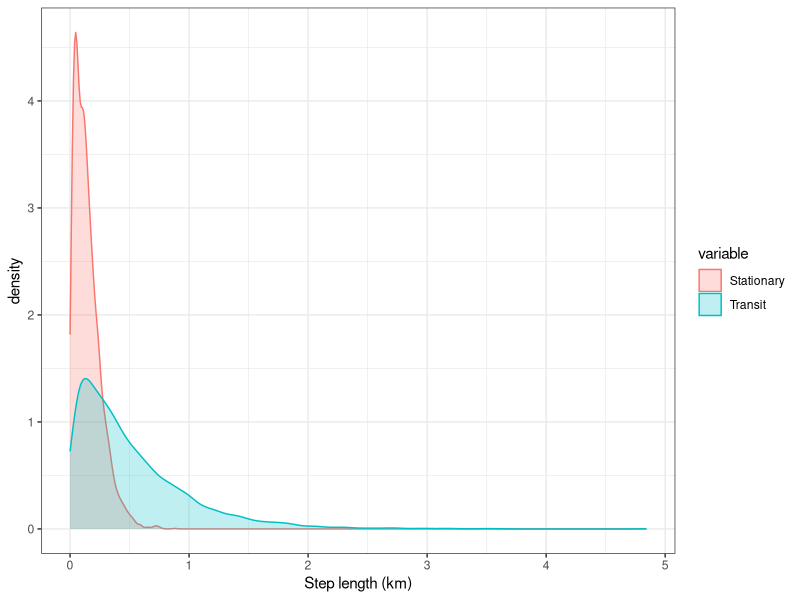
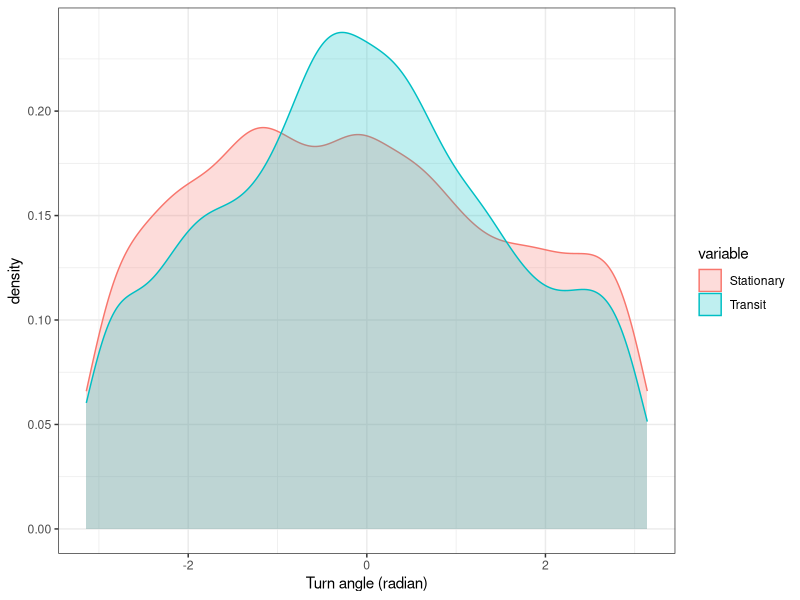
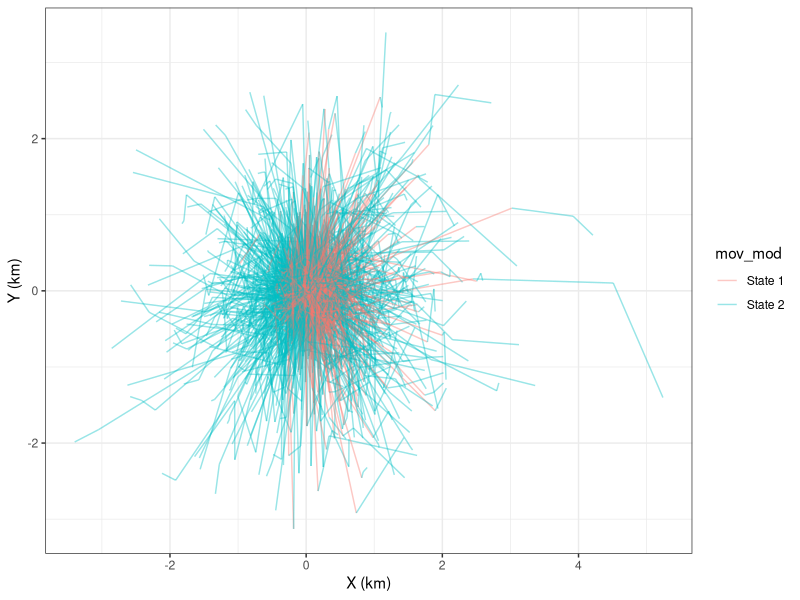

Write the R code that produced these figures, in order.
# Sara Williams
# 2/22/2016; 
# Generate figures from parameter estimates from models formulated after code from Morales et al. 2004
#   and run in JAGS.
################################################################################

#  Load packages
library(circular)
library(reshape)
library(ggplot2)
library(dplyr)

################################################################################
#  Parameter estimates from "double switch" model ouput
#  Check out just the steps and turning angles.
#   rweibull(n, shape, scale = 1)
#   rwrappedcauchy(n, mu = circular(0), rho = exp(-1), control.circular=list())

#   Make steps from state 1
steps_1 <-rweibull(5000, 1.287852, 0.154374)
#   Make turning angles from state 1
theta_1 <- rwrappedcauchy(5000, -0.72212,  0.07696)
theta_1[theta_1>pi]=theta_1[theta_1>pi]-2*pi
#   Make steps from state 2
steps_2 <-rweibull(5000,  1.117634, 0.53264)
#   Make turning angles from state 2
theta_2 <- rwrappedcauchy(5000, -0.19032,  0.22263)
theta_2[theta_2>pi]=theta_2[theta_2>pi]-2*pi
#   Dataframe for steps
steps_df_tmp <- as.data.frame(cbind(steps_1, steps_2))
names(steps_df_tmp)[1] <- "Stationary"
names(steps_df_tmp)[2] <- "Transit"
steps_df <- melt(steps_df_tmp)
#   Figure of step lengths distribution from state 1 and state 2
compare_steps <- ggplot(steps_df) + 
                   geom_density(aes(x = value, colour = variable, fill = variable), alpha = .25) +
                     xlab("Step length (km)") +
                     theme_bw()
compare_steps
#   Dataframe for turning anlges
angles_df_tmp <- as.data.frame(cbind(theta_1, theta_2))
names(angles_df_tmp)[1] <- "Stationary"
names(angles_df_tmp)[2] <- "Transit"
angles_df <- melt(angles_df_tmp)
#   Figure of turning angle distribution from state 1 and state 2
compare_angles <- ggplot(angles_df) + 
                      geom_density(aes(x = value, colour = variable, fill = variable), alpha = .25) +
                      xlab("Turn angle (radian)") +
                      theme_bw()
compare_angles

#  Generate many simulations of N steps of movement from state 1 and state 2
#   Number of simulations
sims <- 1000
#   Length of walk
N <- 3
#   Matrix to hold state 1 simulations
mat_X_1 <- matrix(nrow=N, ncol = sims)
mat_Y_1 <- matrix(nrow=N, ncol = sims)
for(j in 1: sims){
   # make distributed steps
   steps_sim_1 <-rweibull(N, 1.287852, 0.154374)
   # make clustered turning angles
   theta_sim_1 <- rwrappedcauchy(N, -0.72212,  0.07696)
   theta_sim_1[theta_sim_1>pi]=theta_sim_1[theta_sim_1>pi]-2*pi
   # cumulative angle (absolute orientation)
   phi_sim_1 <- cumsum(theta_sim_1)
   # step length components
   dX_sim_1 <- steps_sim_1*cos(phi_sim_1)
   dY_sim_1 <- steps_sim_1*sin(phi_sim_1)
   # actual X-Y values
   X_sim_1 <- as.matrix(cumsum(dX_sim_1))
   Y_sim_1 <- as.matrix(cumsum(dY_sim_1))
   mat_X_1[,j] <- X_sim_1
   mat_Y_1[,j] <- Y_sim_1
}
#   Matrix to hold state 2 simulations
mat_X_2 <- matrix(nrow=N, ncol = sims)
mat_Y_2 <- matrix(nrow=N, ncol = sims)
for(j in 1: sims){
   # make distributed steps
   steps_sim_2 <-rweibull(N, 1.117634, 0.53264)
   # make clustered turning angles
   theta_sim_2 <- rwrappedcauchy(N,  -0.19032,  0.22263)
   theta_sim_2[theta_sim_2>pi]=theta_sim_2[theta_sim_2>pi]-2*pi
   # cumulative angle (absolute orientation)
   phi_sim_2<- cumsum(theta_sim_2)
   # step length components
   dX_sim_2 <- steps_sim_2*cos(phi_sim_2)
   dY_sim_2 <- steps_sim_2*sin(phi_sim_2)
   # actual X-Y values
   X_sim_2 <- as.matrix(cumsum(dX_sim_2))
   Y_sim_2 <- as.matrix(cumsum(dY_sim_2))
   mat_X_2[,j] <- X_sim_2
   mat_Y_2[,j] <- Y_sim_2
}
#   Data from for locations in state 1 movement mode.
df_X_1_tmp <- as.data.frame(mat_X_1)
df_Y_1_tmp <- as.data.frame(mat_Y_1)
df_X_1 <- melt(df_X_1_tmp)
df_Y_1 <- melt(df_Y_1_tmp)
df_XY_1_tmp <- cbind(df_X_1 , df_Y_1)
names(df_XY_1_tmp) <- c("walk_num", "X", "walk_num_rep", "Y")
df_XY_1 <- df_XY_1_tmp %>%
               dplyr::select(walk_num, X, Y) %>%
               mutate(mov_mod = "State 1")
#   Data from for locations in state 2 movement mode.
df_X_2_tmp <- as.data.frame(mat_X_2)
df_Y_2_tmp <- as.data.frame(mat_Y_2)
df_X_2 <- melt(df_X_2_tmp)
df_Y_2 <- melt(df_Y_2_tmp)
df_XY_2_tmp <- cbind(df_X_2 , df_Y_2)
names(df_XY_2_tmp) <- c("walk_num", "X", "walk_num_rep", "Y")
df_XY_2 <- df_XY_2_tmp %>%
               dplyr::select(walk_num, X, Y) %>%
               mutate(mov_mod = "State 2")
#  Datafarme of all locations together.
sim_crw_df <- as.data.frame(bind_rows(df_XY_1  , df_XY_2))
#   Figure of all simulated locations/paths from state 1 and state 2 movement modes.
compare_sim_crw <- ggplot(sim_crw_df) + 
                       geom_line(aes(x = X, y = Y, 
                                       group = walk_num, 
                                       colour = mov_mod), alpha = 0.4) +
                       xlab("X (km)") +
                       ylab("Y (km)") +
                       theme_bw()
compare_sim_crw 
